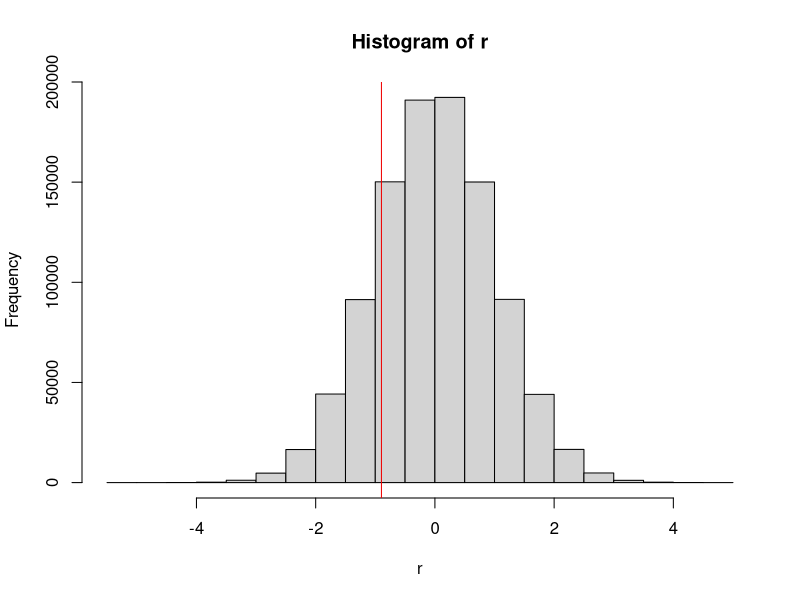
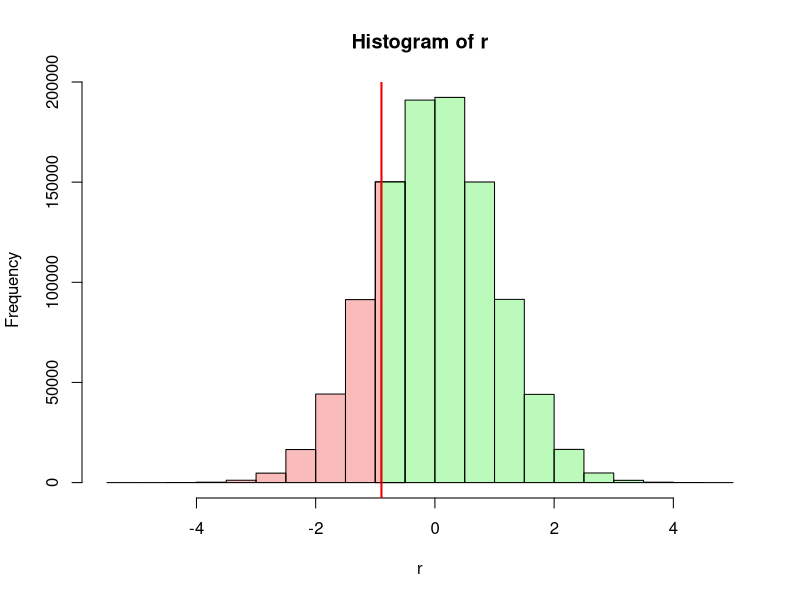
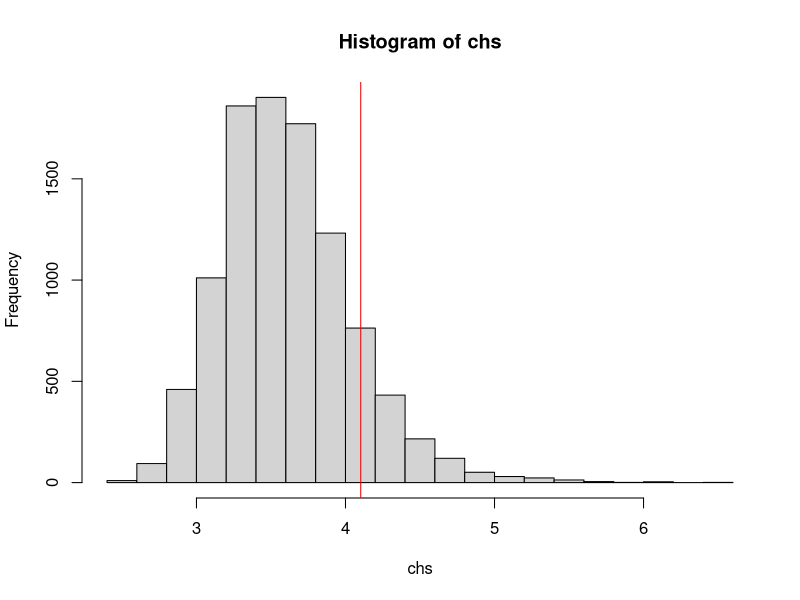

These figures' R source, in order:
# FND-STA-Significance.R
#
# Purpose:  A Bioinformatics Course:
#              R code accompanying the FND-STA-Significance unit.
#
# Version:  1.2
#
# Date:     2017  09  - 2019  01
# Author:   Boris Steipe (boris.steipe@utoronto.ca)
#
# Versions:
#           1.2    Update set.seed() usage
#           1.1    Corrected treatment of empirical p-value
#           1.0    First contents
#
# TODO:
#
#
# == DO NOT SIMPLY  source()  THIS FILE! =======================================
#
# If there are portions you don't understand, use R's help system, Google for an
# answer, or ask your instructor. Don't continue if you don't understand what's
# going on. That's not how it works ...
# ==============================================================================


#TOC> ==========================================================================
#TOC> 
#TOC>   Section  Title                                              Line
#TOC> ------------------------------------------------------------------
#TOC>   1        Significance and p-value                             43
#TOC>   1.1        Significance levels                                54
#TOC>   1.2        probability and p-value                            71
#TOC>   1.2.1          p-value illustrated                           103
#TOC>   2        One- or two-sided                                   158
#TOC>   3        Significance by integration                         198
#TOC>   4        Significance by simulation or permutation           204
#TOC>   5        Final tasks                                         312
#TOC> 
#TOC> ==========================================================================


# =    1  Significance and p-value  ============================================

# The idea of the probability of an event has a precise mathematical
# interpretation, but how is it useful to know the probability? Usually we are
# interested in whether we should accept or reject a hypothesis based on the
# observations we have. A rational way to do this is to say: if the probability
# of observing the data is very small under the null-hypothesis, then we will
# assume the observation is due to something other than the null-hypothesis. But
# what do we mean by the "probability of our observation"? And what is "very
# small"?

# ==   1.1  Significance levels  ===============================================

# A "very small" probability is purely a matter of convention - a cultural
# convention. In the biomedical field we usually call probabilities of less then
# 0.05 (5%) small enough to reject the null-hypothesis. Thus we call
# observations with a probability of less than 0.05 "significant" and if we want
# to highlight this in text or in a graph, we often mark them with an asterisk
# (*). Also we often call observations with a probability of less than 0.01
# "highly significant" and mark them with two asterisks (**). But there is no
# special significance in these numbers, the cutoff point for significance could
# also be 0.0498631, or 0.03, or 1/(pi^3). 0.05 is just the value that the
# British statistician Ronald Fisher happened to propose for this purpose in
# 1925. Incidentally, Fisher later recommended to use different cutoffs for
# different purposes (cf.
# https://en.wikipedia.org/wiki/Statistical_significance).


# ==   1.2  probability and p-value  ===========================================

# But what do we even mean by the probability of an observation?
# Assume I am drawing samples from a normal distribution with a mean of 0 and a
# standard deviation of 1. The sample I get is ...

set.seed(sqrt(5))
x <- rnorm(1)
set.seed(NULL)

print(x, digits = 22)
# [1] -0.8969145466249813791748

# So what's the probability of that number? Obviously, the probability of
# getting exactly this number is very, very, very small. But also obviously,
# this does not mean that observing this number is in any way significant - we
# always observe some number. That's not what we mean in this case. There are
# several implicit assumptions when we speak of the probability of an
# observation:

# 1: the observation can be compared to a probability distribution;
# 2: that distribution can be integrated between any specific value
#      and its upper and lower bounds (or +- infinity).

# Then what we really mean by the probability of an observation in the context
# of that distribution is: the probability of observing that value, or a value
# more extreme than the one we have. We call this the p-value. Note that we are
# not talking about an individual number anymore, we are talking about the area
# under the curve between our observation and the upper (or lower) bound of the
# curve, as a fraction of the whole.


# ===   1.2.1  p-value illustrated                      

# Let's illustrate. First we draw a million random values from our
# standard, normal distribution:

N <- 1e6                             # one million
set.seed(112358)                     # set RNG seed for repeatable randomness
r <- rnorm(N)                        # N values from a normal distribution
set.seed(NULL)                       # reset the RNG

# Let's see what the distribution looks like:

(h <- hist(r))

# The histogram details are now available in the list h -  e.g. h$counts

# Where is the value we have drawn previously?
abline(v = x, col = "#EE0000")

# How many values are smaller?
sum(r < x)

# Let's color the bars:
#    first, make a vector of red and green colors for the bars with breaks
#    smaller and larger then x, white for the bar that contains x ...
hCol <- rep("#EE000044", sum(h$breaks < x) - 1)
hCol <- c(hCol, "#FFFFFFFF")
hCol <- c(hCol, rep("#00EE0044", sum(h$breaks > x) - 1))
# ... then plot the histogram, with colored bars ...
hist(r, col = hCol)
# ... add two colored rectangles into the white bar ...
idx <- sum(h$breaks < x)
xMin <- h$breaks[idx]
xMax <- h$breaks[idx + 1]
y <- h$counts[idx]
rect(xMin, 0, x, y, col = "#EE000044", border = TRUE)
rect(x, 0, xMax, y, col = "#00EE0044", border = TRUE)
# ... and a red line for our observation.
abline(v = x, col = "#EE0000", lwd = 2)

# The p-value of our observation is the area colored red as a fraction of the
# whole histogram (red + green).


# Task:
#    Explain how the expression sum(r < x) works to give us a count of values
#    with the property we are looking for.

# Task:
#    Write an expression to estimate the probability that a value
#    drawn from the vector r is less-or-equal to x. The result you get
#    will depend on the exact values that went into the vector r but it should
#    be close to 0.185  That expression is the p-value associated with x.


# =    2  One- or two-sided  ===================================================

# The shape of our histogram confirms that the rnorm() function has returned
# values that appear distributed according to a normal distribution. In a normal
# distribution, readily available tables tell us that 5% of the values (i.e. our
# significance level) lie 1.96 (or approximately 2) standard deviations away
# from the mean. Is this the case here? How many values in our vector r are
# larger than 1.96?

sum(r > 1.96)
# [1] 24589

# Wait - that's about 2.5% , not 5% as expected. Why?

# The answer is: we have to be careful with two-sided distributions. 2 standard
# deviations away from the mean means either larger or smaller than 1.96 . This
# can give rise to errors. If we are simply are interested in outliers, no
# matter larger or smaller, then the 1.96 SD cutoff for significance is correct.
# But if we are specifically interested in, say, larger values, because a
# smaller value is not meaningful, then the significance cutoff, expressed as
# standard deviations, is relaxed. We can use the quantile function to see what
# the cutoff values are:

quantile(r)
quantile(r, probs = c(0.025, 0.975)) # for the symmetric 2.5% boundaries
# close to ± 1.96, as expected
quantile(r, probs = 0.95) # for the single 5% boundary
# close to 1.64 . Check counts to confirm:
sum(r > quantile(r, probs = 0.95))
# [1] 50000
# which is 5%, as expected.


# To summarize: when we evaluate the significance of an event, we divide a
# probability distribution into two parts at the point where the event was
# observed. We then ask whether the integral over the more extreme part is less
# or more than 5% of the whole. If it is less, we deem the event to be
# significant.
#

# =    3  Significance by integration  =========================================

# If the underlying probability distribution can be analytically or numerically
# integrated, the siginificance of an observation can be directly computed.


# =    4  Significance by simulation or permutation  ===========================

# But whether the integration is correct, or relies on assumptions that may not
# be warranted for biological data, can be a highly technical question.
# Fortunately, we can often simply run a simulation, a random resampling, or a
# permutation and then count the number of outcomes, just as we did with our
# rnorm() samples. We call this an empirical p-value. (Actually, the "empirical
# p-value" is defined as (Nobs + 1) / (N + 1).  )

# Here is an example. Assume you have a protein sequence and
# you speculate that positively charged residues are close to negatively charged
# residues to balance charge locally. A statistic that would capture this is the
# mean minimum distance between all D,E residues and the closest R,K,H
# residue. Let's compute this for the sequence of yeast Mbp1.

MBP1 <- paste0("MSNQIYSARYSGVDVYEFIHSTGSIMKRKKDDWVNATHILKAANFAKAKRTRILEKEVLK",
               "ETHEKVQGGFGKYQGTWVPLNIAKQLAEKFSVYDQLKPLFDFTQTDGSASPPPAPKHHHA",
               "SKVDRKKAIRSASTSAIMETKRNNKKAEENQFQSSKILGNPTAAPRKRGRPVGSTRGSRR",
               "KLGVNLQRSQSDMGFPRPAIPNSSISTTQLPSIRSTMGPQSPTLGILEEERHDSRQQQPQ",
               "QNNSAQFKEIDLEDGLSSDVEPSQQLQQVFNQNTGFVPQQQSSLIQTQQTESMATSVSSS",
               "PSLPTSPGDFADSNPFEERFPGGGTSPIISMIPRYPVTSRPQTSDINDKVNKYLSKLVDY",
               "FISNEMKSNKSLPQVLLHPPPHSAPYIDAPIDPELHTAFHWACSMGNLPIAEALYEAGTS",
               "IRSTNSQGQTPLMRSSLFHNSYTRRTFPRIFQLLHETVFDIDSQSQTVIHHIVKRKSTTP",
               "SAVYYLDVVLSKIKDFSPQYRIELLLNTQDKNGDTALHIASKNGDVVFFNTLVKMGALTT",
               "ISNKEGLTANEIMNQQYEQMMIQNGTNQHVNSSNTDLNIHVNTNNIETKNDVNSMVIMSP",
               "VSPSDYITYPSQIATNISRNIPNVVNSMKQMASIYNDLHEQHDNEIKSLQKTLKSISKTK",
               "IQVSLKTLEVLKESSKDENGEAQTNDDFEILSRLQEQNTKKLRKRLIRYKRLIKQKLEYR",
               "QTVLLNKLIEDETQATTNNTVEKDNNTLERLELAQELTMLQLQRKNKLSSLVKKFEDNAK",
               "IHKYRRIIREGTEMNIEEVDSSLDVILQTLIANNNKNKGAEQIITISNANSHA")

# first we split this string into individual characters:
v <- unlist(strsplit(MBP1, ""))

# and find the positions of our charged residues

ED  <- grep("[ED]", v)
RKH <- grep("[RKH]", v)

sep <- numeric(length(ED)) # this vector will hold the distances
for (i in seq_along(ED)) {
  sep[i] <- min(abs(RKH - ED[i]))
}

# Task: read and explain this bit of code

# Now that sep is computed, what does it look like?

table(sep)  # these are the minimum distances
# 24 of D,E residues are adjacent to R,K,H;
# the longest separation is 28 residues.

# What is the mean separation?
mean(sep)

# The value is 4.1 . Is this significant? Honestly, I would be hard pressed
# to solve this analytically. But by permutation it's soooo easy.

# First, we combine what we have done above into a function:

chSep <- function(v) {
  # computes the mean minimum separation of oppositely charged residues
  # Parameter: v (char) a vector of amino acids in the one-letter code
  # Value: msep (numeric) mean minimum separation

  ED  <- grep("[EDed]", v)
  RKH <- grep("[RKHrkh]", v)

  sep <- numeric(length(ED))
  for (i in seq_along(ED)) {
    sep[i] <- min(abs(RKH - ED[i]))
  }
  return(mean(sep))
}

# Execute the function to define it.

# Confirm that the function gives the same result as the number we
# calculated above:
chSep(v)

# Now we can produce a random permutation of v, and recalculate

set.seed(pi)                       # set RNG seed for repeatable randomness
w <- sample(v, length(v))          # This shuffles the vector v. Memorize this
                                   # code paradigm. It is very useful.
set.seed(NULL)                     # reset the RNG



chSep(w)
# 3.273 ... that's actually less than what we had before.

# Let's do this 10000 times and record the results (takes a few seconds):

N <- 10000
chs <- numeric(N)
for (i in 1:N) {
  chs[i] <- chSep(sample(v, length(v))) # charge
}

hist(chs)
abline(v = chSep(v), col = "#EE0000")

# Contrary to our expectations, the actual observed mean minimum charge
# separation seems to be larger than what we observe in randomly permuted
# sequences. But is this significant? Your task to find out.


# =    5  Final tasks  =========================================================

# From chs, compute the empirical p-value of a mean minimum charge separation to
#   be larger or equal to the value observed for the yeast MBP1 sequence. Note
#   the result in your journal. Is it significant? Also note the result of
#   the following expression for validation:
writeBin(sum(chs), raw(8))


# [END]
